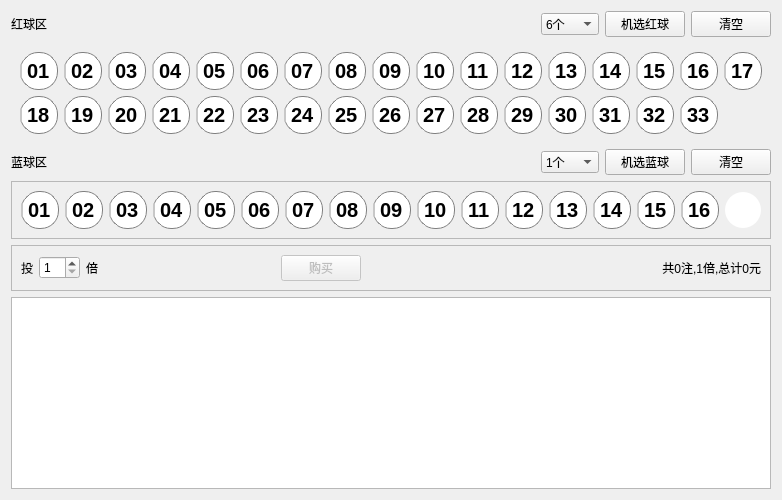
         <widget class="QWidget" name="tab_5">
          <attribute name="title">
           <string>普通投注</string>
          </attribute>
          <layout class="QGridLayout" name="gridLayout_7">
           <item row="1" column="0" colspan="5">
            <widget class="QFrame" name="PRF">
             <property name="styleSheet">
              <string notr="true">QCheckBox::indicator{
  width: 0;
}
QCheckBox{
  font-weight: bold;
  font-size: 20px;
  min-width: 36px;
  max-width: 36px;
  max-height: 36px;
  min-height: 36px;
  border-style: solid;
  border-width: 1px;
  border-radius: 18px;
  border-color: gray;
  background: white;
}
QCheckBox:checked{
  color: white;
  border-width: 0;
  background: red;
}</string>
             </property>
             <layout class="QGridLayout" name="gridLayout_5">
              <item row="0" column="0">
               <widget class="QCheckBox" name="PR1">
                <property name="styleSheet">
                 <string notr="true"/>
                </property>
                <property name="text">
                 <string>01</string>
                </property>
                <property name="checkable">
                 <bool>true</bool>
                </property>
                <property name="tristate">
                 <bool>false</bool>
                </property>
               </widget>
              </item>
              <item row="0" column="1">
               <widget class="QCheckBox" name="PR2">
                <property name="text">
                 <string>02</string>
                </property>
               </widget>
              </item>
              <item row="0" column="2">
               <widget class="QCheckBox" name="PR3">
                <property name="text">
                 <string>03</string>
                </property>
               </widget>
              </item>
              <item row="0" column="3">
               <widget class="QCheckBox" name="PR4">
                <property name="text">
                 <string>04</string>
                </property>
               </widget>
              </item>
              <item row="0" column="4">
               <widget class="QCheckBox" name="PR5">
                <property name="text">
                 <string>05</string>
                </property>
               </widget>
              </item>
              <item row="0" column="5">
               <widget class="QCheckBox" name="PR6">
                <property name="text">
                 <string>06</string>
                </property>
               </widget>
              </item>
              <item row="0" column="6">
               <widget class="QCheckBox" name="PR7">
                <property name="text">
                 <string>07</string>
                </property>
               </widget>
              </item>
              <item row="0" column="7">
               <widget class="QCheckBox" name="PR8">
                <property name="text">
                 <string>08</string>
                </property>
               </widget>
              </item>
              <item row="0" column="8">
               <widget class="QCheckBox" name="PR9">
                <property name="text">
                 <string>09</string>
                </property>
               </widget>
              </item>
              <item row="0" column="9">
               <widget class="QCheckBox" name="PR10">
                <property name="text">
                 <string>10</string>
                </property>
               </widget>
              </item>
              <item row="0" column="10">
               <widget class="QCheckBox" name="PR11">
                <property name="text">
                 <string>11</string>
                </property>
               </widget>
              </item>
              <item row="0" column="11">
               <widget class="QCheckBox" name="PR12">
                <property name="text">
                 <string>12</string>
                </property>
               </widget>
              </item>
              <item row="0" column="12">
               <widget class="QCheckBox" name="PR13">
                <property name="text">
                 <string>13</string>
                </property>
               </widget>
              </item>
              <item row="0" column="13">
               <widget class="QCheckBox" name="PR14">
                <property name="text">
                 <string>14</string>
                </property>
               </widget>
              </item>
              <item row="0" column="14">
               <widget class="QCheckBox" name="PR15">
                <property name="text">
                 <string>15</string>
                </property>
               </widget>
              </item>
              <item row="0" column="15">
               <widget class="QCheckBox" name="PR16">
                <property name="text">
                 <string>16</string>
                </property>
               </widget>
              </item>
              <item row="0" column="16">
               <widget class="QCheckBox" name="PR17">
                <property name="text">
                 <string>17</string>
                </property>
               </widget>
              </item>
              <item row="1" column="15">
               <widget class="QCheckBox" name="PR33">
                <property name="text">
                 <string>33</string>
                </property>
               </widget>
              </item>
              <item row="1" column="14">
               <widget class="QCheckBox" name="PR32">
                <property name="text">
                 <string>32</string>
                </property>
               </widget>
              </item>
              <item row="1" column="13">
               <widget class="QCheckBox" name="PR31">
                <property name="text">
                 <string>31</string>
                </property>
               </widget>
              </item>
              <item row="1" column="12">
               <widget class="QCheckBox" name="PR30">
                <property name="text">
                 <string>30</string>
                </property>
               </widget>
              </item>
              <item row="1" column="11">
               <widget class="QCheckBox" name="PR29">
                <property name="text">
                 <string>29</string>
                </property>
               </widget>
              </item>
              <item row="1" column="10">
               <widget class="QCheckBox" name="PR28">
                <property name="text">
                 <string>28</string>
                </property>
               </widget>
              </item>
              <item row="1" column="9">
               <widget class="QCheckBox" name="PR27">
                <property name="text">
                 <string>27</string>
                </property>
               </widget>
              </item>
              <item row="1" column="8">
               <widget class="QCheckBox" name="PR26">
                <property name="text">
                 <string>26</string>
                </property>
               </widget>
              </item>
              <item row="1" column="7">
               <widget class="QCheckBox" name="PR25">
                <property name="text">
                 <string>25</string>
                </property>
               </widget>
              </item>
              <item row="1" column="6">
               <widget class="QCheckBox" name="PR24">
                <property name="text">
                 <string>24</string>
                </property>
               </widget>
              </item>
              <item row="1" column="5">
               <widget class="QCheckBox" name="PR23">
                <property name="text">
                 <string>23</string>
                </property>
               </widget>
              </item>
              <item row="1" column="4">
               <widget class="QCheckBox" name="PR22">
                <property name="text">
                 <string>22</string>
                </property>
               </widget>
              </item>
              <item row="1" column="3">
               <widget class="QCheckBox" name="PR21">
                <property name="text">
                 <string>21</string>
                </property>
               </widget>
              </item>
              <item row="1" column="2">
               <widget class="QCheckBox" name="PR20">
                <property name="text">
                 <string>20</string>
                </property>
               </widget>
              </item>
              <item row="1" column="1">
               <widget class="QCheckBox" name="PR19">
                <property name="text">
                 <string>19</string>
                </property>
               </widget>
              </item>
              <item row="1" column="0">
               <widget class="QCheckBox" name="PR18">
                <property name="text">
                 <string>18</string>
                </property>
               </widget>
              </item>
             </layout>
            </widget>
           </item>
           <item row="0" column="0">
            <widget class="QLabel" name="label_4">
             <property name="text">
              <string>红球区</string>
             </property>
            </widget>
           </item>
           <item row="0" column="1">
            <spacer name="horizontalSpacer">
             <property name="orientation">
              <enum>Qt::Horizontal</enum>
             </property>
             <property name="sizeHint" stdset="0">
              <size>
               <width>386</width>
               <height>20</height>
              </size>
             </property>
            </spacer>
           </item>
           <item row="0" column="3">
            <widget class="QPushButton" name="PRR">
             <property name="text">
              <string>机选红球</string>
             </property>
            </widget>
           </item>
           <item row="2" column="3">
            <widget class="QPushButton" name="PBR">
             <property name="text">
              <string>机选蓝球</string>
             </property>
            </widget>
           </item>
           <item row="3" column="0" colspan="5">
            <widget class="QFrame" name="PBF">
             <property name="styleSheet">
              <string notr="true">QCheckBox::indicator{
  width: 0;
}
QCheckBox{
  font-weight: bold;
  font-size: 20px;
  min-width: 36px;
  max-width: 36px;
  max-height: 36px;
  min-height: 36px;
  border-style: solid;
  border-width: 1px;
  border-radius: 18px;
  border-color: gray;
  background: white;
}
QCheckBox:checked{
  color: white;
  border-width: 0;
  background: blue;
}</string>
             </property>
             <property name="frameShape">
              <enum>QFrame::StyledPanel</enum>
             </property>
             <property name="frameShadow">
              <enum>QFrame::Raised</enum>
             </property>
             <layout class="QGridLayout" name="gridLayout_6">
              <item row="0" column="16">
               <widget class="QPushButton" name="PB0">
                <property name="styleSheet">
                 <string notr="true">QPushButton {
  font-weight: bold;
  font-size: 20px;
  min-width: 36px;
  max-width: 36px;
  max-height: 36px;
  min-height: 36px;
  border-width: 0;
  border-radius: 18px;
  background: white;
}</string>
                </property>
                <property name="text">
                 <string/>
                </property>
               </widget>
              </item>
              <item row="0" column="0">
               <widget class="QCheckBox" name="PB1">
                <property name="text">
                 <string>01</string>
                </property>
               </widget>
              </item>
              <item row="0" column="1">
               <widget class="QCheckBox" name="PB2">
                <property name="text">
                 <string>02</string>
                </property>
               </widget>
              </item>
              <item row="0" column="2">
               <widget class="QCheckBox" name="PB3">
                <property name="text">
                 <string>03</string>
                </property>
               </widget>
              </item>
              <item row="0" column="3">
               <widget class="QCheckBox" name="PB4">
                <property name="text">
                 <string>04</string>
                </property>
               </widget>
              </item>
              <item row="0" column="4">
               <widget class="QCheckBox" name="PB5">
                <property name="text">
                 <string>05</string>
                </property>
               </widget>
              </item>
              <item row="0" column="5">
               <widget class="QCheckBox" name="PB6">
                <property name="text">
                 <string>06</string>
                </property>
               </widget>
              </item>
              <item row="0" column="6">
               <widget class="QCheckBox" name="PB7">
                <property name="text">
                 <string>07</string>
                </property>
               </widget>
              </item>
              <item row="0" column="7">
               <widget class="QCheckBox" name="PB8">
                <property name="text">
                 <string>08</string>
                </property>
               </widget>
              </item>
              <item row="0" column="8">
               <widget class="QCheckBox" name="PB9">
                <property name="text">
                 <string>09</string>
                </property>
               </widget>
              </item>
              <item row="0" column="9">
               <widget class="QCheckBox" name="PB10">
                <property name="text">
                 <string>10</string>
                </property>
               </widget>
              </item>
              <item row="0" column="10">
               <widget class="QCheckBox" name="PB11">
                <property name="text">
                 <string>11</string>
                </property>
               </widget>
              </item>
              <item row="0" column="11">
               <widget class="QCheckBox" name="PB12">
                <property name="text">
                 <string>12</string>
                </property>
               </widget>
              </item>
              <item row="0" column="12">
               <widget class="QCheckBox" name="PB13">
                <property name="text">
                 <string>13</string>
                </property>
               </widget>
              </item>
              <item row="0" column="13">
               <widget class="QCheckBox" name="PB14">
                <property name="text">
                 <string>14</string>
                </property>
               </widget>
              </item>
              <item row="0" column="14">
               <widget class="QCheckBox" name="PB15">
                <property name="text">
                 <string>15</string>
                </property>
               </widget>
              </item>
              <item row="0" column="15">
               <widget class="QCheckBox" name="PB16">
                <property name="text">
                 <string>16</string>
                </property>
               </widget>
              </item>
             </layout>
            </widget>
           </item>
           <item row="2" column="2">
            <widget class="QComboBox" name="PBP">
             <item>
              <property name="text">
               <string>1个</string>
              </property>
             </item>
             <item>
              <property name="text">
               <string>2个</string>
              </property>
             </item>
             <item>
              <property name="text">
               <string>3个</string>
              </property>
             </item>
             <item>
              <property name="text">
               <string>4个</string>
              </property>
             </item>
             <item>
              <property name="text">
               <string>5个</string>
              </property>
             </item>
             <item>
              <property name="text">
               <string>6个</string>
              </property>
             </item>
             <item>
              <property name="text">
               <string>7个</string>
              </property>
             </item>
             <item>
              <property name="text">
               <string>8个</string>
              </property>
             </item>
             <item>
              <property name="text">
               <string>9个</string>
              </property>
             </item>
             <item>
              <property name="text">
               <string>10个</string>
              </property>
             </item>
             <item>
              <property name="text">
               <string>11个</string>
              </property>
             </item>
             <item>
              <property name="text">
               <string>12个</string>
              </property>
             </item>
             <item>
              <property name="text">
               <string>13个</string>
              </property>
             </item>
             <item>
              <property name="text">
               <string>14个</string>
              </property>
             </item>
             <item>
              <property name="text">
               <string>15个</string>
              </property>
             </item>
             <item>
              <property name="text">
               <string>16个</string>
              </property>
             </item>
            </widget>
           </item>
           <item row="4" column="0" colspan="5">
            <widget class="QFrame" name="frame_3">
             <property name="frameShape">
              <enum>QFrame::StyledPanel</enum>
             </property>
             <property name="frameShadow">
              <enum>QFrame::Raised</enum>
             </property>
             <layout class="QGridLayout" name="gridLayout_4">
              <item row="0" column="0">
               <widget class="QLabel" name="label_6">
                <property name="text">
                 <string>投</string>
                </property>
               </widget>
              </item>
              <item row="0" column="4">
               <widget class="QPushButton" name="PPur">
                <property name="enabled">
                 <bool>false</bool>
                </property>
                <property name="text">
                 <string>购买</string>
                </property>
               </widget>
              </item>
              <item row="0" column="6">
               <widget class="QLabel" name="NormalResult">
                <property name="minimumSize">
                 <size>
                  <width>218</width>
                  <height>24</height>
                 </size>
                </property>
                <property name="layoutDirection">
                 <enum>Qt::LeftToRight</enum>
                </property>
                <property name="text">
                 <string>共0注,1倍,总计0元</string>
                </property>
                <property name="alignment">
                 <set>Qt::AlignRight|Qt::AlignTrailing|Qt::AlignVCenter</set>
                </property>
               </widget>
              </item>
              <item row="0" column="2">
               <widget class="QLabel" name="label_7">
                <property name="text">
                 <string>倍</string>
                </property>
               </widget>
              </item>
              <item row="0" column="3">
               <spacer name="horizontalSpacer_3">
                <property name="orientation">
                 <enum>Qt::Horizontal</enum>
                </property>
                <property name="sizeHint" stdset="0">
                 <size>
                  <width>40</width>
                  <height>20</height>
                 </size>
                </property>
               </spacer>
              </item>
              <item row="0" column="1">
               <widget class="QSpinBox" name="PP">
                <property name="minimum">
                 <number>1</number>
                </property>
               </widget>
              </item>
              <item row="0" column="5">
               <spacer name="horizontalSpacer_4">
                <property name="orientation">
                 <enum>Qt::Horizontal</enum>
                </property>
                <property name="sizeHint" stdset="0">
                 <size>
                  <width>40</width>
                  <height>20</height>
                 </size>
                </property>
               </spacer>
              </item>
             </layout>
            </widget>
           </item>
           <item row="0" column="2">
            <widget class="QComboBox" name="PRP">
             <item>
              <property name="text">
               <string>6个</string>
              </property>
             </item>
             <item>
              <property name="text">
               <string>7个</string>
              </property>
             </item>
             <item>
              <property name="text">
               <string>8个</string>
              </property>
             </item>
             <item>
              <property name="text">
               <string>9个</string>
              </property>
             </item>
             <item>
              <property name="text">
               <string>10个</string>
              </property>
             </item>
             <item>
              <property name="text">
               <string>11个</string>
              </property>
             </item>
             <item>
              <property name="text">
               <string>12个</string>
              </property>
             </item>
             <item>
              <property name="text">
               <string>13个</string>
              </property>
             </item>
             <item>
              <property name="text">
               <string>14个</string>
              </property>
             </item>
             <item>
              <property name="text">
               <string>15个</string>
              </property>
             </item>
             <item>
              <property name="text">
               <string>16个</string>
              </property>
             </item>
             <item>
              <property name="text">
               <string>17个</string>
              </property>
             </item>
             <item>
              <property name="text">
               <string>18个</string>
              </property>
             </item>
             <item>
              <property name="text">
               <string>19个</string>
              </property>
             </item>
             <item>
              <property name="text">
               <string>20个</string>
              </property>
             </item>
            </widget>
           </item>
           <item row="2" column="4">
            <widget class="QPushButton" name="PBC">
             <property name="text">
              <string>清空</string>
             </property>
            </widget>
           </item>
           <item row="2" column="1">
            <spacer name="horizontalSpacer_2">
             <property name="orientation">
              <enum>Qt::Horizontal</enum>
             </property>
             <property name="sizeHint" stdset="0">
              <size>
               <width>386</width>
               <height>20</height>
              </size>
             </property>
            </spacer>
           </item>
           <item row="0" column="4">
            <widget class="QPushButton" name="PRC">
             <property name="text">
              <string>清空</string>
             </property>
            </widget>
           </item>
           <item row="2" column="0">
            <widget class="QLabel" name="label_5">
             <property name="text">
              <string>蓝球区</string>
             </property>
            </widget>
           </item>
           <item row="5" column="0" colspan="5">
            <widget class="QTextBrowser" name="NormalPur">
             <property name="styleSheet">
              <string notr="true"/>
             </property>
             <property name="html">
              <string>&lt;!DOCTYPE HTML PUBLIC &quot;-//W3C//DTD HTML 4.0//EN&quot; &quot;http://www.w3.org/TR/REC-html40/strict.dtd&quot;&gt;
&lt;html&gt;&lt;head&gt;&lt;meta name=&quot;qrichtext&quot; content=&quot;1&quot; /&gt;&lt;style type=&quot;text/css&quot;&gt;
p, li { white-space: pre-wrap; }
&lt;/style&gt;&lt;/head&gt;&lt;body style=&quot; font-family:'SimSun'; font-size:9pt; font-weight:400; font-style:normal;&quot;&gt;
&lt;p style=&quot;-qt-paragraph-type:empty; margin-top:0px; margin-bottom:0px; margin-left:0px; margin-right:0px; -qt-block-indent:0; text-indent:0px; font-family:'Microsoft YaHei UI';&quot;&gt;&lt;br /&gt;&lt;/p&gt;&lt;/body&gt;&lt;/html&gt;</string>
             </property>
            </widget>
           </item>
          </layout>
         </widget>
